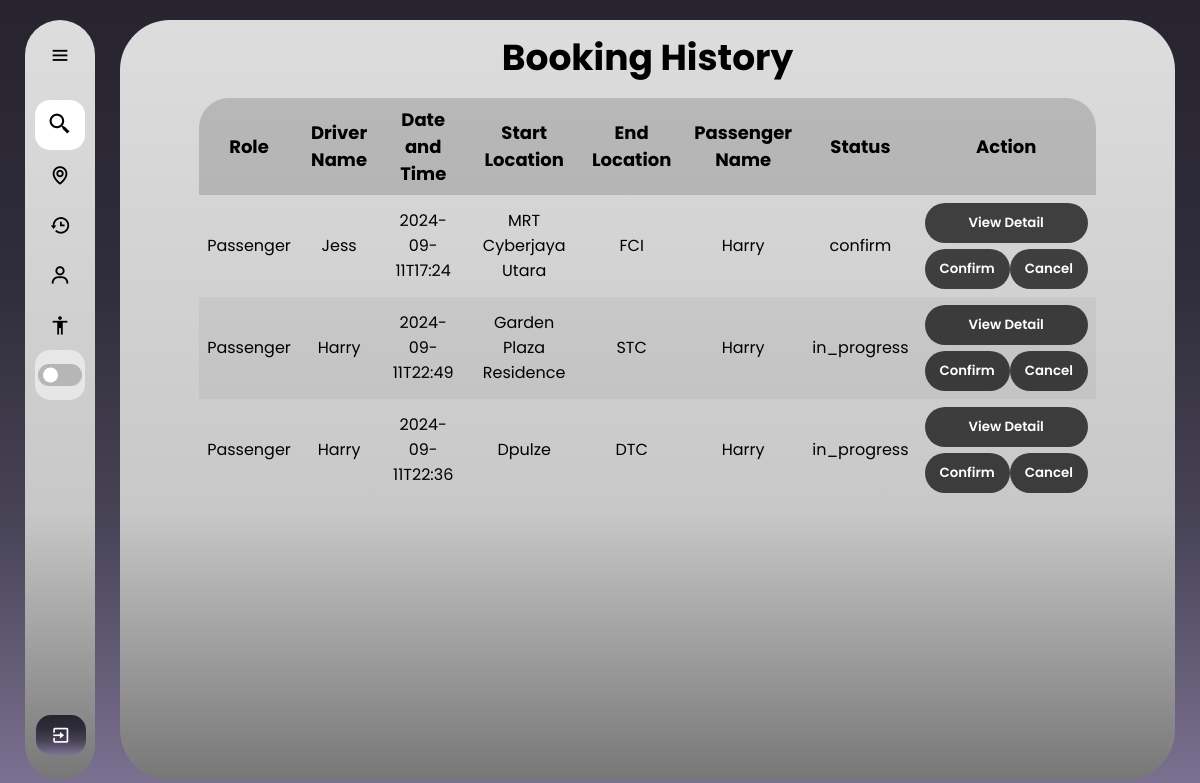
The app's page /booking_history (signed in) with its own data.
### web/models.py (models this page shows)
class PassengerMatch(db.Model):
    id = db.Column(db.Integer, primary_key=True)
    passenger_id = db.Column(db.Integer, db.ForeignKey('user.id'), nullable=False)
    driver_id = db.Column(db.Integer, db.ForeignKey('driverspost.id'), nullable=False)
    payment_proof_id = db.Column(db.Integer, db.ForeignKey('payment_proof.id'), nullable=True)
    status = db.Column(db.String(20), nullable=False, default='in_progress')
    passenger = db.relationship('User', foreign_keys=[passenger_id], backref='matches_as_passenger')
    driver = db.relationship('Driverspost', foreign_keys=[driver_id], backref='matches_as_driver')
    payment_proof = db.relationship('PaymentProof', backref='matches', lazy=True)

class Profile(db.Model):
    id = db.Column(db.Integer, primary_key=True)
    fullName = db.Column(db.String(150))
    gender = db.Column(db.String(100), nullable=False)
    birthyear=db.Column(db.String(15), nullable=False)
    contact = db.Column(db.String(15), nullable=False)
    birthyear = db.Column(db.String(15), nullable=False)
    profile_pic = db.Column(db.String(200), default="default.jpg")  # Make sure this column is present
    user_id = db.Column(db.Integer, db.ForeignKey('user.id'), nullable=False)
    birthyear = db.Column(db.String(15), nullable=False)

class Driverspost(db.Model):
    id = db.Column(db.Integer, primary_key=True)
    dateandTime = db.Column(db.String(50), nullable=False)
    pickup = db.Column(db.String(100), nullable=False)
    pickup_lat = db.Column(db.Float, nullable=True)  # Nullable
    pickup_lng = db.Column(db.Float, nullable=True)  # Nullable
    dropoff = db.Column(db.String(100), nullable=False)
    dropoff_lat = db.Column(db.Float, nullable=True)  # Nullable
    dropoff_lng = db.Column(db.Float, nullable=True)  # Nullable
    carplate = db.Column(db.String(20), nullable=False)
    carmodel = db.Column(db.String(50), nullable=False)
    totalperson = db.Column(db.Integer, nullable=False)
    fees = db.Column(db.String(50), nullable=False)
    duitnowid = db.Column(db.String(50), nullable=True)  # Nullable
    message = db.Column(db.Text, nullable=True)  # Nullable
    status = db.Column(db.String(50), nullable=False)
    user_id = db.Column(db.Integer, db.ForeignKey('user.id'), nullable=False)
    passenger_matches = db.relationship('PassengerMatch', foreign_keys='PassengerMatch.driver_id', backref='driver_post', lazy=True)

### web/routes.py (the view)
@bp.route('/booking_history')
@login_required
def booking_history():
    profile = Profile.query.filter_by(user_id=current_user.id).first()
    passenger_matches = PassengerMatch.query.join(User, PassengerMatch.passenger_id == User.id) \
                                            .join(Driverspost, PassengerMatch.driver_id == Driverspost.id) \
                                            .filter(PassengerMatch.passenger_id == current_user.id) \
                                            .all()
    driver_post = Driverspost.query.filter_by(user_id=current_user.id).all()
    profiles = Profile.query.all()
    profile_dict = {profile.user_id: profile for profile in profiles}
    return render_template('booking_history.html', passenger_matches=passenger_matches, profile_dict=profile_dict,driver_post=driver_post,profile=profile)

### web/templates/booking_history.html (shortened to what this page needs)
{% extends "base_passenger.html" %}
{% block content %}
<!DOCTYPE html>
<html lang="en">
<head>
    <link rel="stylesheet" href="../static/booking_history.css">
</head>
<body>
    <div class="container">
        <div class="header">
            <h1>Booking History</h1>
        </div>
        <div class="table_body">
            <table border="1">
                <thead scope="col">
                    <tr>
                        <th>Role</th>
                        <th>Driver Name</th>
                        <th>Date and Time</th>
                        <th>Start Location</th>
                        <th>End Location</th>
                        <th>Passenger Name</th>
                        <th>Status</th>
                        <th>Action</th>
                    </tr>
                </thead>
                <tbody>
                    {% for match in passenger_matches %}
                    <tr>
                        <td>Passenger</td>
                        <td>{{ profile_dict[match.driver.user_id].fullName }}</td>
                        <td>{{ match.driver.dateandTime }}</td>
                        <td>{{ match.driver.pickup }}</td>
                        <td>{{ match.driver.dropoff }}</td>
                        <td>{{ profile_dict[match.passenger_id].fullName }}</td>
                        <td>{{ match.status }}</td>
                        <td>
                            <form action="{{ url_for('main.view_detail_p', match_id=match.id) }}" method="POST">
                                <input type="submit" value="View Detail" class="btn">
                            </form>
                            <div class="selection">
                                <form action="{{ url_for('main.confirm_match', match_id=match.id) }}" method="POST">
                                    <input type="submit" value="Confirm" class="btn">
                                </form>
                                <form action="{{ url_for('main.cancel_match', match_id=match.id) }}" method="POST">
                                    <input type="submit" value="Cancel" class="btn">
                                </form>
                            </div>
                        </td>
                    </tr>
                    {% endfor %}
                </tbody>
            </table>
        </div>
    </div>
</body>
</html>
{% endblock %}

### web/static/sidebar.css (style rules this page uses)
* { margin: 0; padding: 0; box-sizing: border-box; font-family: "poppins"; }
:root { --background-color: linear-gradient(to bottom, #27242f, #292632, #2c2935, #2e2b39, #312e3c, #383544, #3f3b4c, #464254, #534e64, #615a74, #6f6784, #7d7495); --box-color: linear-gradient(180deg, #DDDDDD 0%, #C8C8C8 64.5%, #777777 100%); --text-color: black; --toggle-color: white; --mode-background: rgba(255, 255, 255, 0.5); --box-shadow: 5px 5px 10px rgba(0, 0, 0, 0.5); }
body { position: relative; min-height: 100vh; width: 100%; overflow: hidden; background: var(--background-color) fixed; }

### web/static/booking_history.css (style rules this page uses)
* { margin: 0; padding: 0; box-sizing: border-box; font-family: "poppins"; }
:root { --background-color: linear-gradient(to bottom, #27242f, #292632, #2c2935, #2e2b39, #312e3c, #383544, #3f3b4c, #464254, #534e64, #615a74, #6f6784, #7d7495); --box-color: linear-gradient(180deg, #DDDDDD 0%, #C8C8C8 64.5%, #777777 100%); --text-color: black; --toggle-color: white; --mode-background: rgba(255, 255, 255, 0.5); --box-shadow: 5px 5px 10px rgba(0, 0, 0, 0.5); --box-shadow2: 10px 10px 20px rgba(0, 0, 0, 0.5); --table-header: #2424242f; --table-data: #0000000b; --table-hover: #fff6; --btn: rgba(0, 0, 0, 0.7); }
body { position: relative; min-height: 100vh; width: 100%; }
.container { position: absolute; top: 20px; bottom: 20px; left: 120px; right: 25px; background: var(--box-color); border-radius: 50px; transition: all 0.5s ease; text-align: center; }
.header { font-size: 18px; color: var(--text-color); padding-top: 10px; pointer-events: none; }
.table_body { width: 85%; max-height: calc(87% - .8rem); margin: .8rem auto; color: var(--text-color); overflow: auto; border-radius: 30px; }
table { width: 100%; text-align: center; }
table, th, td { border: 1px solid #CCC; border-collapse: collapse; padding: 8px 8px; border: none; overflow: hidden; }
thead th { position: sticky; top: 0; left: 0; background-color: var(--table-header); pointer-events: none; font-size: 18px; }
tbody td { font-size: 16px; cursor: default; }
tbody tr:nth-child(even) { background: var(--table-data); }
.selection { padding-top: 6px; display: flex; justify-content: space-between; }
.btn { width: 100%; height: 40px; background: var(--btn); border: none; border-radius: 20px; color: var(--toggle-color); cursor: pointer; font-weight: 600; padding: 0 15px; }

### records on screen
PassengerMatch: driver.dateandTime "2024-09-11T17:24", driver.pickup "MRT Cyberjaya Utara", driver.dropoff "FCI", status "confirm"
Profile: fullName "Jess"
Profile: fullName "Harry"
PassengerMatch: driver.dateandTime "2024-09-11T22:49", driver.pickup "Garden Plaza Residence", driver.dropoff "STC", status "in_progress"
PassengerMatch: driver.dateandTime "2024-09-11T22:36", driver.pickup "Dpulze", driver.dropoff "DTC", status "in_progress"
